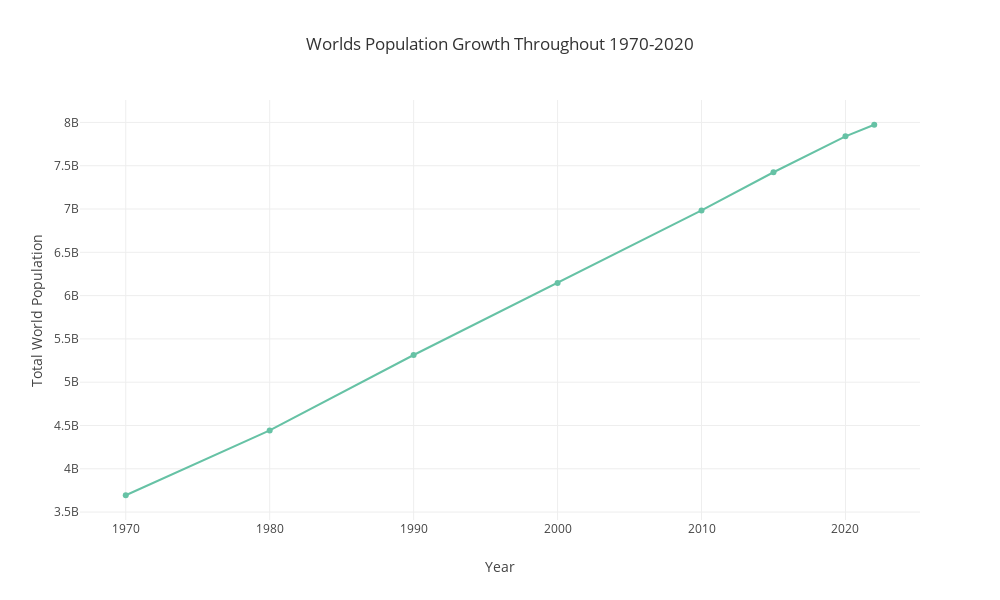

Notebook source saved alongside this figure:
### Code cell
fig = px.line(df_total, x='Year', y='Total World Population', markers=True, 
              title='World''s Population Growth Throughout 1970-2020', 
              width=1000, height=600)
fig.show()

### Figure 1 — Plotly figure (JSON) as saved in the notebook; plotly's stock layout.template omitted (floating-point values rounded to 4 significant figures)
{"data": [{"hovertemplate": "Year=%{x}<br>Total World Population=%{y}<extra></extra>", "legendgroup": "", "line": {"color": "rgb(102,194,165)", "dash": "solid"}, "marker": {"symbol": "circle"}, "mode": "markers+lines", "name": "", "orientation": "v", "showlegend": false, "type": "scatter", "x": ["1970", "1980", "1990", "2000", "2010", "2015", "2020", "2022"], "xaxis": "x", "y": [3694136661, 4442400371, 5314191665, 6147055703, 6983784998, 7424809761, 7839250603, 7973413042], "yaxis": "y"}], "layout": {"height": 600, "legend": {"tracegroupgap": 0}, "title": {"text": "Worlds Population Growth Throughout 1970-2020"}, "width": 1000, "xaxis": {"anchor": "y", "autorange": true, "domain": [0, 1], "range": [1967.0, 2025.0], "title": {"text": "Year"}, "type": "linear"}, "yaxis": {"anchor": "x", "autorange": true, "domain": [0, 1], "range": [3408000000.0, 8259000000.0], "title": {"text": "Total World Population"}, "type": "linear"}}}
